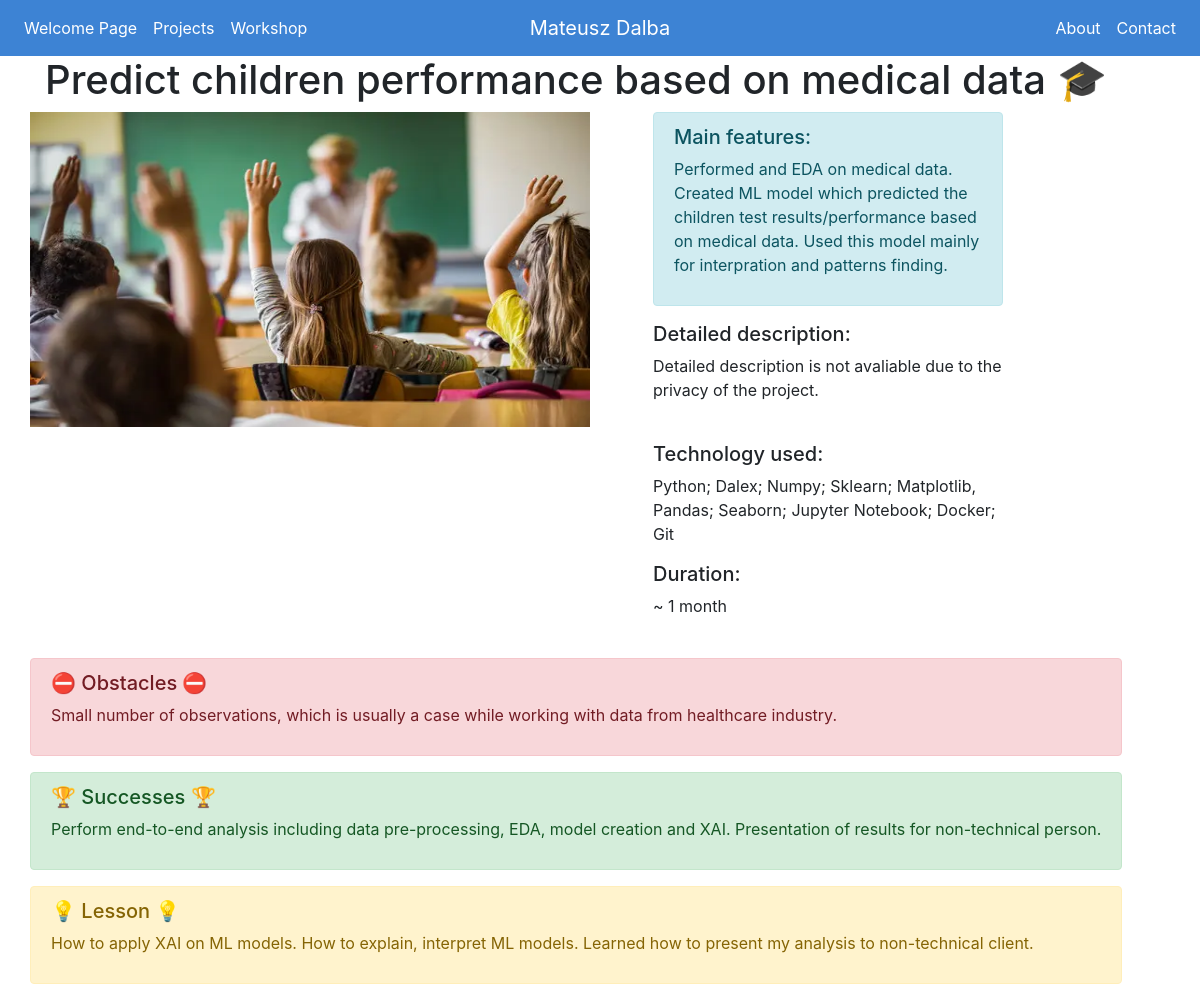
/projects/3/, run on the app's committed database.
### projects/models.py (models this page shows, shortened)
class Project(models.Model):
    title = models.CharField(max_length=100)
    short_description = models.TextField(default = 'Empty')
    main_features = models.TextField(default ='Empty')
    duration = models.CharField(max_length=100)
    description = models.TextField(default = 'Empty')
    technology = models.CharField(max_length=200)
    image = models.FilePathField(path='projects/static/img/')
    video_url = models.CharField(max_length=500)
    obstacles = models.TextField(default = 'Empty')
    successes = models.TextField(default = 'Empty')
    learn = models.TextField(default = 'Empty')

### projects/views.py (the view)
# urls.py: path("<int:pk>/", views.project_detail, name='project_detail'),
def project_detail(request, pk):
    project = Project.objects.get(pk=pk)
    context = {
        'projects':project
    }
    return render(request, 'project_detail.html', context)

### projects/templates/project_detail.html (shortened to what this page needs)
{% extends "base.html" %}
{% load static %}
{% block page_content %}
<h1>{{ projects.title }}</h1>
    {% if projects.video_url == 'not avaliable' %}
    <div class="row">
        <img width="560" height='315' src="{% static projects.image %}">
            <div class="col-md-4 ml-5">
                <div class="alert alert-info" role="alert">
                    <h5>Main features: </h5>
                    <p>{{ projects.main_features }}</p>
                </div>
                <h5>Detailed description:</h5>
                <p>{{ projects.description }}</p>
                <br>
                <h5>Technology used:</h5>
                <p>{{ projects.technology }}</p>
                <h5>Duration:</h5>
                <p>{{ projects.duration }}</p>
            </div>
    </div>
    <div class="row">
        <div class="'col-md-8">
            <br>
            <div class="alert alert-danger" role="alert">
                <h5>⛔ Obstacles ⛔</h5>
                <p>{{ projects.obstacles }}</p>
             </div>
            <div class="alert alert-success" role="alert">
                <h5>🏆 Successes 🏆</h5>
                <p>{{ projects.successes }}</p>
            </div>
            <div class="alert alert-warning" role="alert">
                <h5>💡 Lesson 💡</h5>
                <p>{{ projects.learn }} </p>
            </div>
        </div>
    </div>
    {% endif %}
{% endblock %}

### data on the page
Project: title "Predict children performance based on medical data 🎓", image (picture), main_features "Performed and EDA on medical data. Created ML model which predicted the children test results/performance based on medical data. Used this model mainly for interpration and patterns finding.", description "Detailed description is not avaliable due to the privacy of the project.", technology "Python; Dalex; Numpy; Sklearn; Matplotlib, Pandas; Seaborn; Jupyter Notebook; Docker; Git", duration "~ 1 month", obstacles "Small number of observations, which is usually a case while working with data from healthcare industry.", successes "Perform end-to-end analysis including data pre-processing, EDA, model creation and XAI. Presentation of results for non-technical person.", learn "How to apply XAI on ML models. How to explain, interpret ML models. Learned how to present my analysis to non-technical client."
